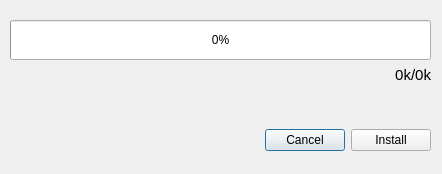
<?xml version="1.0" encoding="UTF-8"?>
<ui version="4.0">
 <class>DownloadUpdateDialog</class>
 <widget class="QDialog" name="DownloadUpdateDialog">
  <property name="geometry">
   <rect>
    <x>0</x>
    <y>0</y>
    <width>442</width>
    <height>174</height>
   </rect>
  </property>
  <property name="sizePolicy">
   <sizepolicy hsizetype="Expanding" vsizetype="Expanding">
    <horstretch>0</horstretch>
    <verstretch>0</verstretch>
   </sizepolicy>
  </property>
  <property name="windowTitle">
   <string>Downloading Update...</string>
  </property>
  <widget class="QWidget" name="layoutWidget">
   <property name="geometry">
    <rect>
     <x>10</x>
     <y>20</y>
     <width>421</width>
     <height>131</height>
    </rect>
   </property>
   <layout class="QVBoxLayout" name="verticalLayout">
    <item>
     <widget class="QProgressBar" name="progress_download">
      <property name="sizePolicy">
       <sizepolicy hsizetype="Expanding" vsizetype="Expanding">
        <horstretch>0</horstretch>
        <verstretch>0</verstretch>
       </sizepolicy>
      </property>
      <property name="value">
       <number>0</number>
      </property>
     </widget>
    </item>
    <item>
     <widget class="QLabel" name="label_progress">
      <property name="text">
       <string>&lt;!DOCTYPE HTML PUBLIC &quot;-//W3C//DTD HTML 4.0//EN&quot; &quot;http://www.w3.org/TR/REC-html40/strict.dtd&quot;&gt;
&lt;html&gt;&lt;head&gt;&lt;meta name=&quot;qrichtext&quot; content=&quot;1&quot; /&gt;&lt;style type=&quot;text/css&quot;&gt;
p, li { white-space: pre-wrap; }
&lt;/style&gt;&lt;/head&gt;&lt;body style=&quot; font-family:'Ubuntu'; font-size:11pt; font-weight:400; font-style:normal;&quot;&gt;
&lt;p align=&quot;right&quot; style=&quot; margin-top:0px; margin-bottom:0px; margin-left:0px; margin-right:0px; -qt-block-indent:0; text-indent:0px;&quot;&gt;0k/0k&lt;/p&gt;&lt;/body&gt;&lt;/html&gt;</string>
      </property>
     </widget>
    </item>
    <item>
     <spacer name="verticalSpacer">
      <property name="orientation">
       <enum>Qt::Vertical</enum>
      </property>
      <property name="sizeHint" stdset="0">
       <size>
        <width>20</width>
        <height>10</height>
       </size>
      </property>
     </spacer>
    </item>
    <item>
     <layout class="QHBoxLayout" name="horizontalLayout">
      <item>
       <widget class="QDialogButtonBox" name="buttonBox">
        <property name="orientation">
         <enum>Qt::Horizontal</enum>
        </property>
        <property name="standardButtons">
         <set>QDialogButtonBox::Cancel</set>
        </property>
        <property name="centerButtons">
         <bool>false</bool>
        </property>
       </widget>
      </item>
      <item>
       <widget class="QPushButton" name="button_install">
        <property name="text">
         <string>Install</string>
        </property>
       </widget>
      </item>
     </layout>
    </item>
   </layout>
  </widget>
 </widget>
 <resources/>
 <connections>
  <connection>
   <sender>buttonBox</sender>
   <signal>accepted()</signal>
   <receiver>DownloadUpdateDialog</receiver>
   <slot>accept()</slot>
   <hints>
    <hint type="sourcelabel">
     <x>248</x>
     <y>254</y>
    </hint>
    <hint type="destinationlabel">
     <x>157</x>
     <y>274</y>
    </hint>
   </hints>
  </connection>
  <connection>
   <sender>buttonBox</sender>
   <signal>rejected()</signal>
   <receiver>DownloadUpdateDialog</receiver>
   <slot>reject()</slot>
   <hints>
    <hint type="sourcelabel">
     <x>316</x>
     <y>260</y>
    </hint>
    <hint type="destinationlabel">
     <x>286</x>
     <y>274</y>
    </hint>
   </hints>
  </connection>
 </connections>
</ui>
